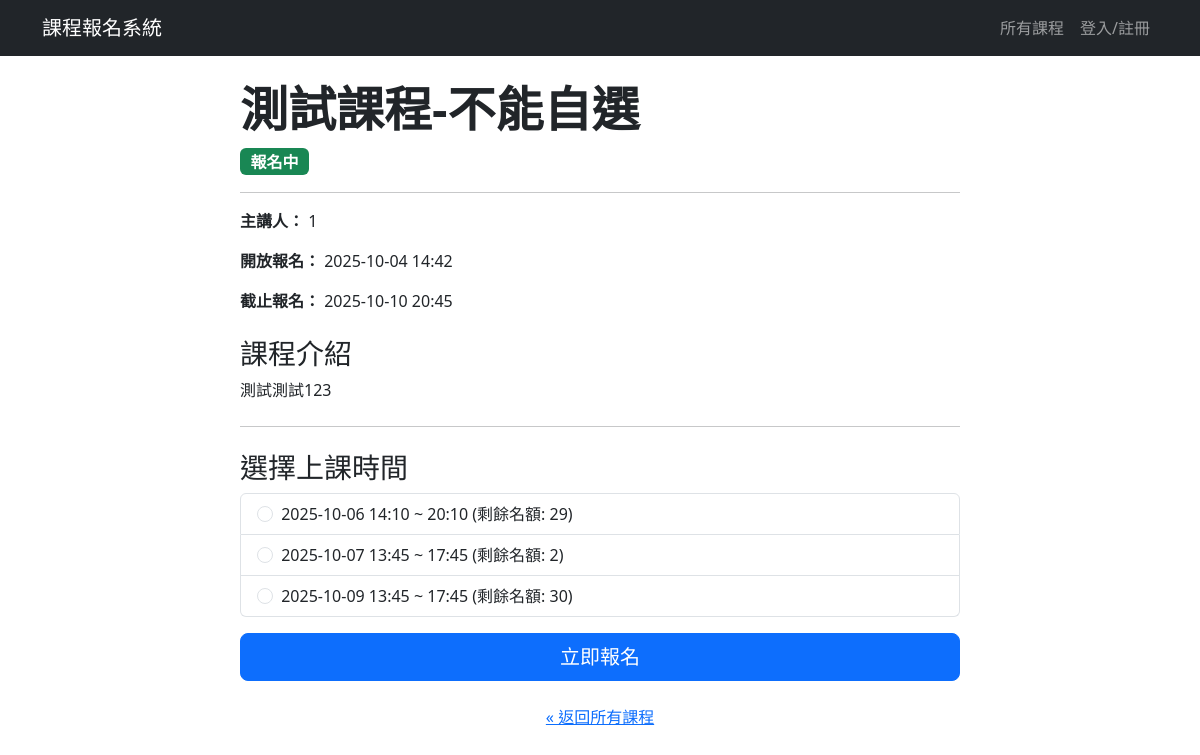
The app's page /course/5, older data.
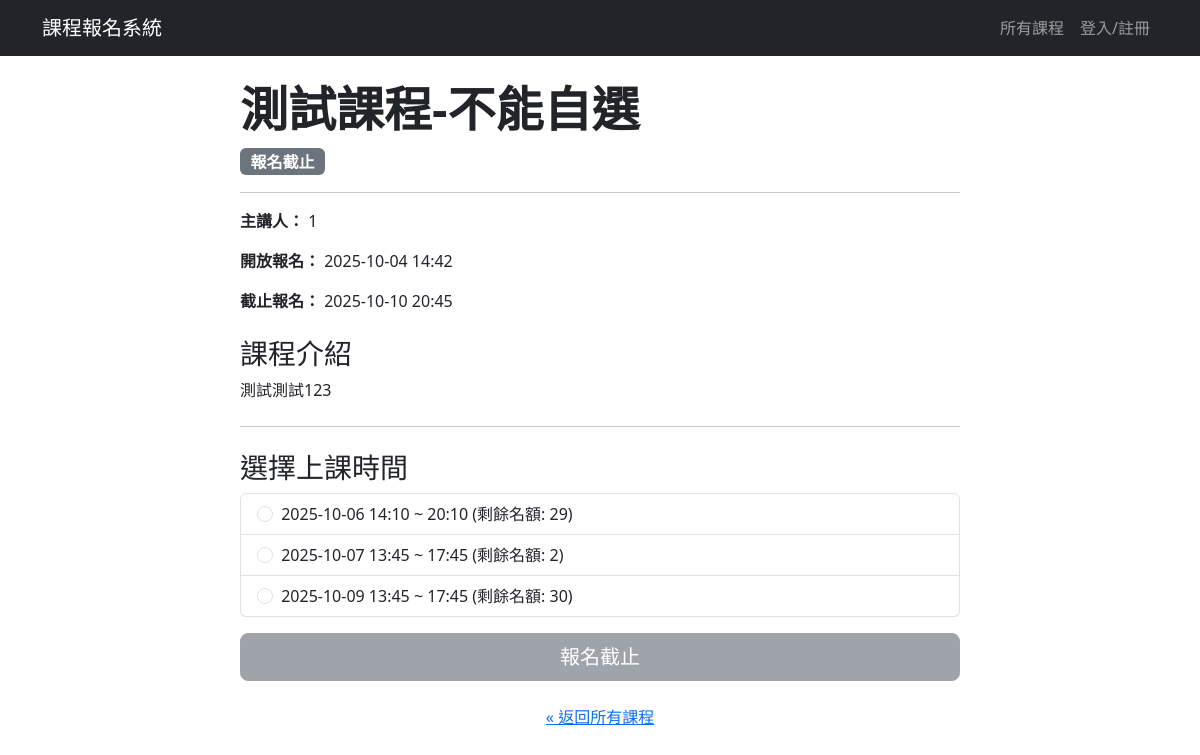
The same page, newer data.
### app.py (models this page shows)
class Course(db.Model):
    __tablename__ = 'course' # 建議明確指定表名
    id = db.Column(db.Integer, primary_key=True)
    name = db.Column(db.String(120), nullable=False)
    description = db.Column(db.Text, nullable=False) # 課程描述
    speaker_info = db.Column(db.String(200)) # 講者資訊
    has_time_slots = db.Column(db.Boolean, default=False, nullable=False) # 是否有梯次
    status = db.Column(db.String(20), default='尚未開放') # 課程狀態：尚未開放、報名中、報名截止
    registration_start_time = db.Column(db.DateTime, nullable=False) # 報名開始時間
    registration_end_time = db.Column(db.DateTime, nullable=False) # 報名截止時間
    allow_user_to_choose_time = db.Column(db.Boolean, default=False, nullable=False) # 是否允許使用者自選時間
    duration_hours = db.Column(db.Float, nullable=True, default=1) # 新增：上課時數欄位
    user_choice_start_date = db.Column(db.Date, nullable=True) # 自選時間的可選起始日
    user_choice_end_date = db.Column(db.Date, nullable=True) # 自選時間的可選結束日
    user_choice_start_time_of_day = db.Column(db.Time, nullable=True) # 自選時間的每日可選起始時間
    user_choice_end_time_of_day = db.Column(db.Time, nullable=True) # 自選時間的每日可選結束時間
    __table_args__ = {'extend_existing': True} # 避免重複定義表格錯誤
    files = db.relationship('CourseFile', backref='course', lazy=True, cascade="all, delete-orphan") # 課程有多個檔案，刪除課程時也刪除相關檔案
    time_slots = db.relationship('TimeSlot', backref='course', lazy=True, cascade="all, delete-orphan") # 課程有多個梯次，刪除課程時也刪除相關梯次

### app.py (the view)
@app.route('/course/<int:course_id>')
def course_detail(course_id):
    course = db.session.get(Course, course_id)
    if not course:
        abort(404)
    available_slots = []
    if course.has_time_slots:
        available_slots = TimeSlot.query.filter(
            TimeSlot.course_id == course.id,
            TimeSlot.booked_count < TimeSlot.capacity
        ).order_by(TimeSlot.slot_start_time).all()
    is_registered = False
    if current_user.is_authenticated:
        user_reg = Registration.query.join(TimeSlot).filter(
            Registration.user_id == current_user.id,
            TimeSlot.course_id == course.id
        ).first()
        is_registered = user_reg is not None
    booked_slots_display = []
    booked_slots_iso = []
    if course.allow_user_to_choose_time:
        booked_slots_query = TimeSlot.query.filter_by(
            course_id=course.id, capacity=1
        ).order_by(TimeSlot.slot_start_time).all()
        booked_slots_display = booked_slots_query
        booked_slots_iso = [slot.slot_start_time.isoformat() for slot in booked_slots_query]
    user_choice_start_datetime = None
    user_choice_end_datetime = None
    if course.allow_user_to_choose_time and course.user_choice_start_date and course.user_choice_start_time_of_day:
        user_choice_start_datetime = datetime.combine(course.user_choice_start_date, course.user_choice_start_time_of_day)
    if course.allow_user_to_choose_time and course.user_choice_end_date and course.user_choice_end_time_of_day:
        user_choice_end_datetime = datetime.combine(course.user_choice_end_date, course.user_choice_end_time_of_day)
    return render_template(
        'course_detail.html',
        course=course,
        is_registered=is_registered,
        available_slots=available_slots,
        user_choice_start_datetime=user_choice_start_datetime,
        user_choice_end_datetime=user_choice_end_datetime,
        booked_user_choice_slots=booked_slots_display,
        booked_slots_iso=booked_slots_iso
    )

### templates/course_detail.html (shortened to what this page needs)
{% extends "layout.html" %}
{% block content %}
<div class="container mt-4">
    <div class="row">
        <div class="col-lg-8 mx-auto">
            <h2 class="display-5 fw-bold">{{ course.name }}</h2>
            <p class="lead">
                {% if course.status == '報名中' %}
                    <span class="badge bg-success fs-6">報名中</span>
                {% elif course.status == '尚未開放' %}
                    <span class="badge bg-warning text-dark fs-6 ">尚未開放</span>
                {% else %}
                    <span class="badge bg-secondary fs-6">報名截止</span>
                {% endif %}
            </p>
            <hr>
            <p><strong>主講人：</strong> {{ course.speaker_info }}</p>
            <p><strong>開放報名：</strong> {{ course.registration_start_time.strftime('%Y-%m-%d %H:%M') }}</p>
            <p><strong>截止報名：</strong> {{ course.registration_end_time.strftime('%Y-%m-%d %H:%M') }}</p>
            <h3 class="mt-4">課程介紹</h3>
            <div style="white-space: pre-wrap;">{{ course.description }}</div>
        <hr class="my-4">
        {% if course.has_time_slots and not course.allow_user_to_choose_time %}
            <h3 class="mt-4">選擇上課時間</h3>
            {% if available_slots %}
                <div class="list-group" id="slot-selection">
                {% for slot in available_slots %}
                    <label class="list-group-item">
                        <input class="form-check-input me-1" type="radio" name="time_slot_id" value="{{ slot.id }}">
                        {{ slot.slot_start_time.strftime('%Y-%m-%d %H:%M') }} ~ {{ slot.slot_end_time.strftime('%H:%M') }} (剩餘名額: {{ slot.capacity - slot.booked_count }})
                    </label>
                {% endfor %}
                </div>
            <div class="d-grid gap-2 mt-3">
                {% if course.status != '報名中' %}
                    <button class="btn btn-secondary btn-lg" disabled>{{ course.status }}</button>
                {% else %}
                    {% if current_user.is_authenticated %}
                        {% if is_registered %}
                            <button class="btn btn-outline-secondary btn-lg" disabled>您已報名</button>
                        {% else %}
                            <button class="btn btn-primary btn-lg" onclick="handleRegistration()">立即報名</button>
                        {% endif %}
                    {% else %}
                        <button class="btn btn-primary btn-lg" onclick="promptLogin()">立即報名</button>
                    {% endif %}
                {% endif %}
            </div>
            {% else %}
                <p class="text-danger">名額已滿</p>
            {% endif %}
        {% else %}
            <div class="d-grid gap-2">
                <p class="text-muted">本課程目前未開放時間選擇。</p>
            </div>
        {% endif %}
        <div class="text-center mt-4">
            <a href="{{ url_for('index') }}">&laquo; 返回所有課程</a>
        </div>
        </div>
    </div>
</div>
{% endblock %}

Row changes from the older to the newer data that the page shows:
changed Course "測試課程-不能自選": status (not shown) → "報名截止"
Text that changed along with them:
text no longer shown: "報名中 立即報名"
text now shown: "報名截止"
